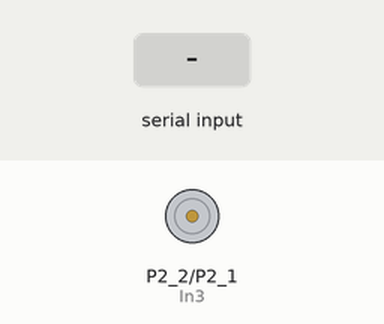
Recording of a sketch running on a simulated TI MSP430 LaunchPad. Parts: motor-driver pin pairs drawn as motors (green arrow = first pin HIGH = forward, orange = second pin HIGH = backward, longer = more drive, scaled by the enable pin). The test bench sets the inputs (shaded band). What the sketch prints to the serial monitor is not drawn.

Above: at 1.2 s.
1.3 s: "1,90\n" received over Serial
At 1.8 s:
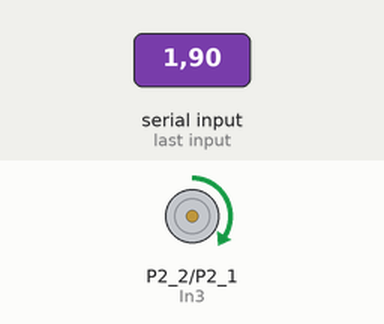
2.8 s: "1,90\n" received over Serial
At 4.0 s:
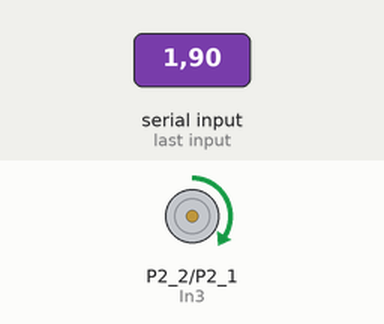
4.3 s: "90,45\n" received over Serial
At 5.0 s:
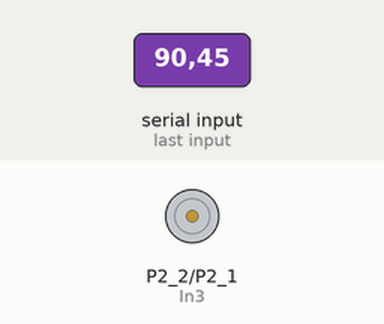
Timing chart, 0 to 7.3 s (numbered marks = the images above; inputs shaded):
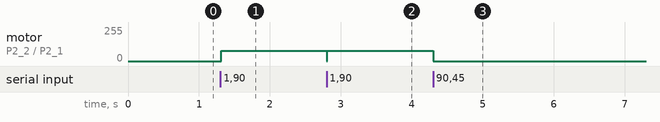

Measured:
- after the input at 1.3 s, motor on P2_2 (In3) / P2_1 (In4): stopped → forward 76/255 at once
- after the input at 2.8 s, motor on P2_2 (In3) / P2_1 (In4): forward 76/255 → stopped at once, → forward 76/255 0.01 s later
- after the input at 4.3 s, motor on P2_2 (In3) / P2_1 (In4): forward 76/255 → stopped at once

The sketch:

MotoMama.ino
```cpp
/*
Project: Control DC Motors using MotMama v.2 (L298N Driver)

Author:Bruno Godoi Eilliar
Date: September 26, 2015.

Notes:
- http://energia.nu/Tutorial_PWM.html
- Motors: http://www.botnroll.com/index.php?id_product=290&controller=product&id_lang=5
- For a 20V Input voltage -> PWM 45% duty cicle to emulate 6V
*/
boolean debug = true;
const int EnB = P1_7;
const int In4 = P2_1;  // Use pin with analogWrite support
const int In3 = P2_2;  // Use pin with analogWrite support
const int maxVel = 76;   // Using a 20 V power supply -> 45% PWM = 6V
const int minVel = 38;   // Using a 20 V power supply -> 22% PWM = 3V

void forward(int En, int InX, int InY, int velocity)
{
  velocity = constrain(velocity, minVel, maxVel);
  digitalWrite(En, LOW);
  delay(10);
  analogWrite(InX, velocity);  // PWM to control the velocity
  analogWrite(InY, 0);
  digitalWrite(En, HIGH);
}

void backward(int En, int InX, int InY, int velocity)
{
  velocity = constrain(velocity, minVel, maxVel);
  digitalWrite(En, LOW);
  delay(10);
  analogWrite(InX, 0);
  analogWrite(InY, velocity); // PWM to control the velocity
  digitalWrite(En, HIGH);
}
void fastStop(int En, int InX, int InY)
{
  digitalWrite(En, HIGH);
  digitalWrite(InX, HIGH);
  digitalWrite(InY, HIGH);
}

void freeStop(int En, int InX, int InY)
{
  digitalWrite(En, LOW);
  digitalWrite(InX, LOW);
  digitalWrite(InY, LOW);
}

void setup()
{
  // put your setup code here, to run once:
  pinMode(EnB, OUTPUT);
  pinMode(In3, OUTPUT);
  pinMode(In4, OUTPUT);
  freeStop(EnB, In3, In4);
  Serial.begin(9600);
}

void loop()
{
  // put your main code here, to run repeatedly:
  while(Serial.available() > 0)
  {
    // Receive comma separated values: a,b.
    // a: 1 -> forward; 2 -> backward
    // b: velocity -> [10, 75], emulate 3V to 6V input
    int movement = Serial.parseInt();
    int velocity = Serial.parseInt();
    if (debug)
    {
      Serial.print("Data Received!");
    }
    if (Serial.read() == '\n')
    {
      if (movement == 1)
      {
        forward(EnB, In3, In4, velocity);
      }
      else if (movement == 2)
      {
        backward(EnB, In3, In4, velocity);
      }
      else
      {
        freeStop(EnB, In3, In4);
        Serial.print("Error! Movement must be: '(1) Foward or (2) Backward, velocity'.");
      }
    }
  }
}
```
